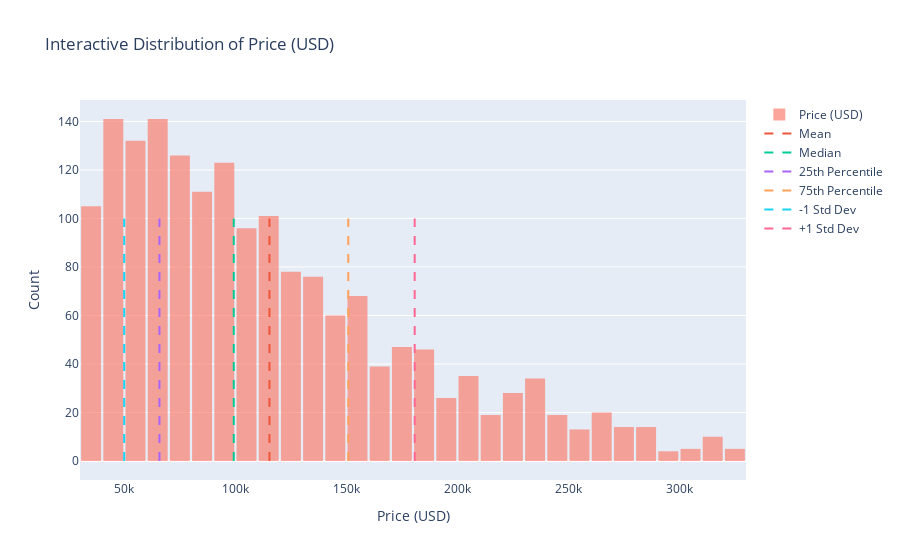

Here is the notebook cell this chart was saved with:
### Code cell
# Plot for price_usd
fig_price = go.Figure()

fig_price.add_trace(go.Histogram(
    x=df["price_usd"],
    nbinsx=30,
    name='Price (USD)',
    marker_color='salmon',
    opacity=0.7
))

# Add vertical lines for price statistics
price_stats = {
    'Mean': df["price_usd"].mean(),
    'Median': df["price_usd"].median(),
    '25th Percentile': df["price_usd"].quantile(0.25),
    '75th Percentile': df["price_usd"].quantile(0.75),
    '-1 Std Dev': df["price_usd"].mean() - df["price_usd"].std(),
    '+1 Std Dev': df["price_usd"].mean() + df["price_usd"].std(),
}

for name, val in price_stats.items():
    fig_price.add_trace(go.Scatter(
        x=[val, val],
        y=[0, 100],  # Adjust this height as needed
        mode="lines",
        name=name,
        line=dict(dash="dash"),
        hovertemplate=f"{name}: {val:,.2f}<extra></extra>"
    ))

fig_price.update_layout(
    title="Interactive Distribution of Price (USD)",
    xaxis_title="Price (USD)",
    yaxis_title="Count",
    bargap=0.1,
    hovermode="x unified"
)

fig_price.show()

### Figure 1 — Plotly figure (JSON) as saved in the notebook; plotly's stock layout.template omitted (floating-point values rounded to 4 significant figures; data arrays with more than 128 entries replaced by an {"elided": "..."} marker saying what was removed)
{"data": [{"marker": {"color": "salmon"}, "name": "Price (USD)", "nbinsx": 30, "opacity": 0.7, "type": "histogram", "x": {"elided": "1736 float values"}}, {"hovertemplate": "Mean: 115,331.98<extra></extra>", "line": {"dash": "dash"}, "mode": "lines", "name": "Mean", "type": "scatter", "x": [115300.0, 115300.0], "y": [0, 100]}, {"hovertemplate": "Median: 99,262.13<extra></extra>", "line": {"dash": "dash"}, "mode": "lines", "name": "Median", "type": "scatter", "x": [99260.0, 99260.0], "y": [0, 100]}, {"hovertemplate": "25th Percentile: 65,789.47<extra></extra>", "line": {"dash": "dash"}, "mode": "lines", "name": "25th Percentile", "type": "scatter", "x": [65790.0, 65790.0], "y": [0, 100]}, {"hovertemplate": "75th Percentile: 150,846.66<extra></extra>", "line": {"dash": "dash"}, "mode": "lines", "name": "75th Percentile", "type": "scatter", "x": [150800.0, 150800.0], "y": [0, 100]}, {"hovertemplate": "-1 Std Dev: 49,905.81<extra></extra>", "line": {"dash": "dash"}, "mode": "lines", "name": "-1 Std Dev", "type": "scatter", "x": [49910.0, 49910.0], "y": [0, 100]}, {"hovertemplate": "+1 Std Dev: 180,758.15<extra></extra>", "line": {"dash": "dash"}, "mode": "lines", "name": "+1 Std Dev", "type": "scatter", "x": [180800.0, 180800.0], "y": [0, 100]}], "layout": {"bargap": 0.1, "hovermode": "x unified", "title": {"text": "Interactive Distribution of Price (USD)"}, "xaxis": {"title": {"text": "Price (USD)"}}, "yaxis": {"title": {"text": "Count"}}}}
